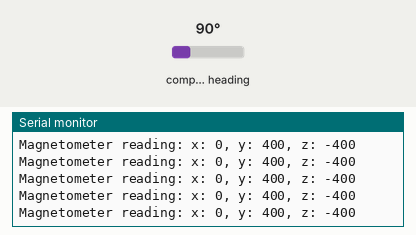
Simulated run of this sketch. Board: Arduino Uno, built with avr-gcc and run on an emulated ATmega328P. On the bench: the last lines printed to the serial monitor. Wiring (inferred from the names in the program): HMC5883L compass at I2C address 0x1E. Inputs (shaded band) come from the test bench; at power-on: compass heading 90°.

Above: at 1.2 s.
1.3 s: compass heading set to 7°
At 1.42 s:
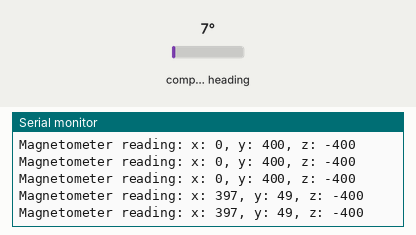
4.3 s: compass heading set to 90°
At 4.34 s:
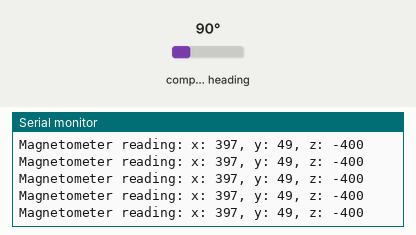
7.3 s: compass heading set to 180°
At 7.43 s:
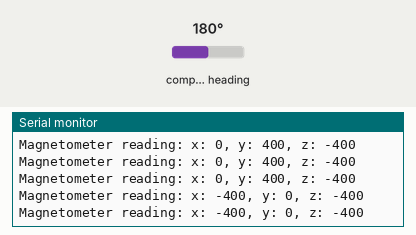
10.3 s: compass heading set to 269°
At 10.3 s:
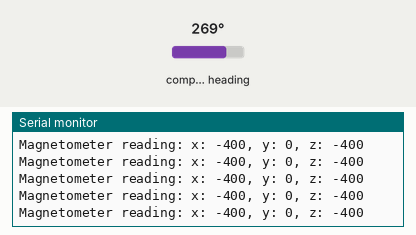
13.3 s: compass heading set to 2°
At 13.33 s:
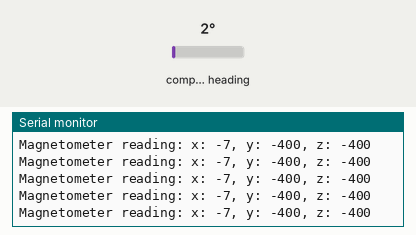
16.3 s: compass heading set to 352°
At 16.3 s:
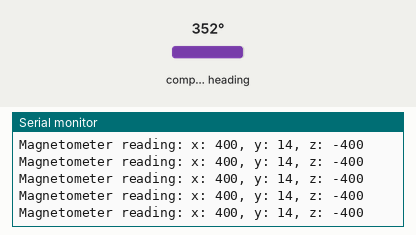
Timing chart, 0 to 19.3 s (numbered marks = the images above; inputs shaded):
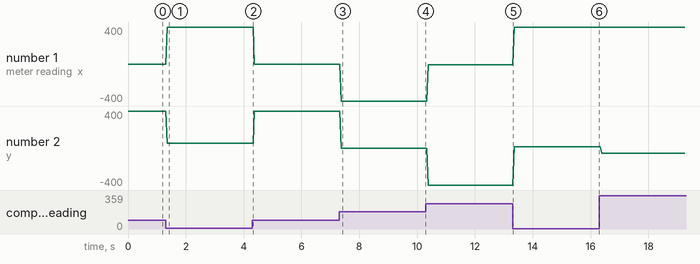

The sketch:

ReadMagnetometer_1.ino
```cpp
#include <SD.h>
#include <EEPROM.h>
#include <Wire.h>

//settings
int analogValue = 0;
#define address 0x1E
String output;

//functions
// initialize magnetometer
void setup() {
  Wire.begin();
  Wire.beginTransmission(address); // open communication with HMC5883
  Wire.write(0x02); // select mode register
  Wire.write(0x00); // continuous measurement mode
  Wire.endTransmission();

  Serial.begin(9600);

}

void loop() {
  readMagnetometer();
  // delay 10 milliseconds before the next reading:
  delay(10);
}


void readMagnetometer() {
  int x, y, z;
  Wire.beginTransmission(address);
  Wire.write(0x03);
  Wire.endTransmission();
  Wire.requestFrom(address, 6);
  if (Wire.available() >= 6) {
    x = Wire.read()<<8;
    x |= Wire.read();
    z = Wire.read()<<8;
    z |= Wire.read();
    y = Wire.read()<<8;
    y |= Wire.read();
  }
  output = "Magnetometer reading: x: ";
  output += x;
  output += ", y: ";
  output += y;
  output += ", z: ";
  output += z;
  Serial.println(output);
}
```

Measured:
- after the input at 1.3 s, the serial monitor: prints a new line after 0.06 s (image 1)
- after the input at 7.3 s, the serial monitor: prints a new line after 0.07 s (image 3)
- plotted number 1: 0 → 397 after the input at 1.3 s, -400 → -7 after the input at 10.3 s, -7 → 400 after the input at 13.3 s, 400 → 396 after the input at 16.3 s
- plotted number 2: 400 → 49 after the input at 1.3 s, -400 → 14 after the input at 13.3 s, 14 → -56 after the input at 16.3 s
